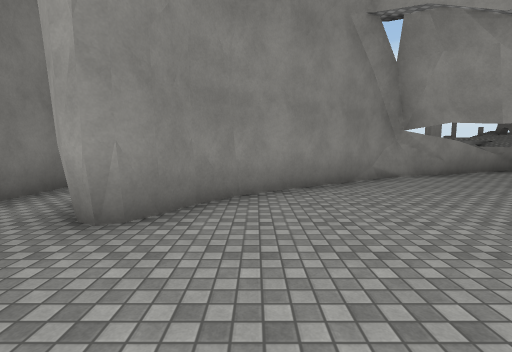
view 1 (above)

17 first-person views from a walk through a scene from a Unity 3-D project. The camera is 1.5 m above the floor, tilts 6° down and sees 85° across. The floor is counted in squares, 2 m on a side. Each view is taken from the middle of a square. On the plan, view 1 faces up. The plan holds only what a view shows up to about 10 squares ahead; the rest is blank. The place goes on beyond the plan. Surface patterns are stand-ins for the level's own textures.

view 2
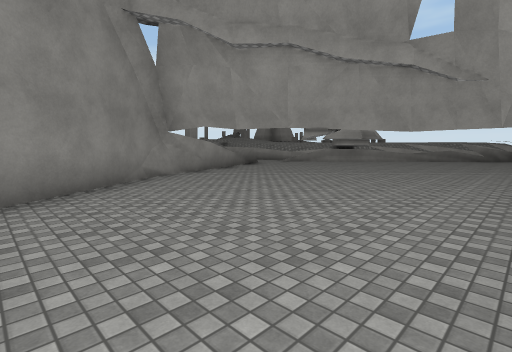

view 3
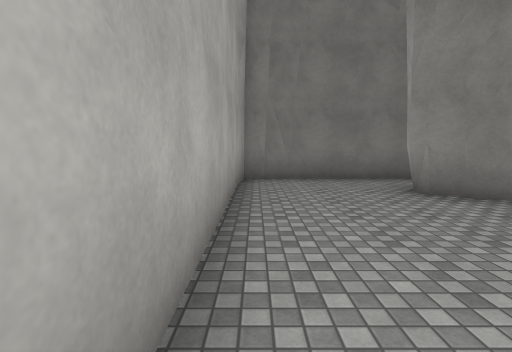

view 4
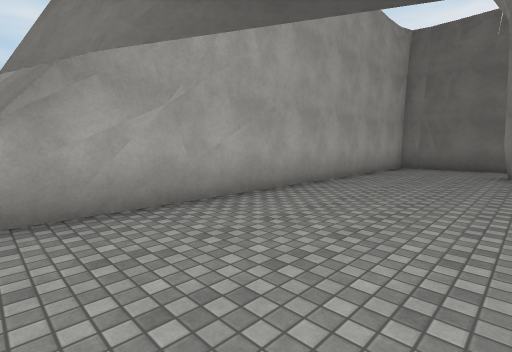

view 5
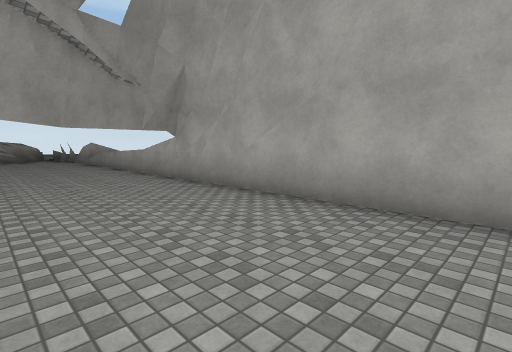

view 6
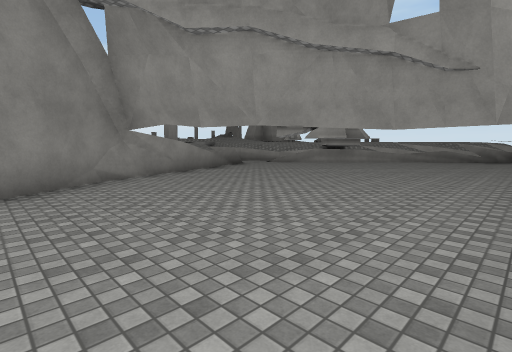

view 7
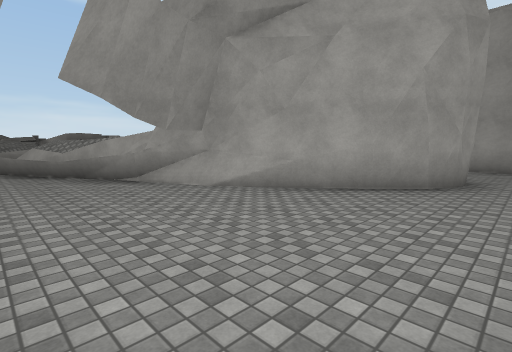

view 8
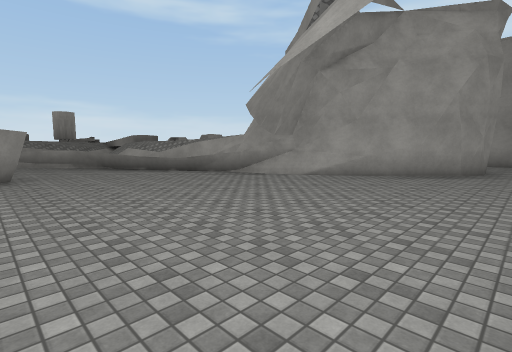

view 9
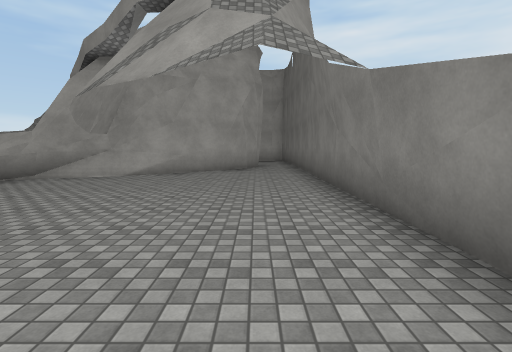

view 10
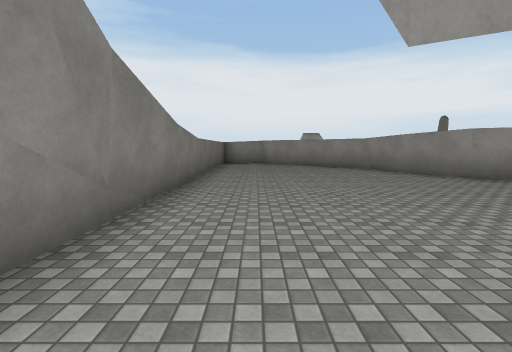

view 11
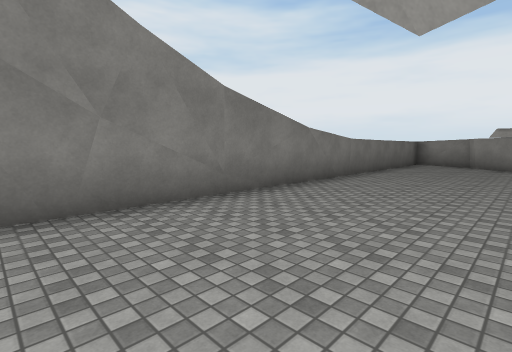

view 12
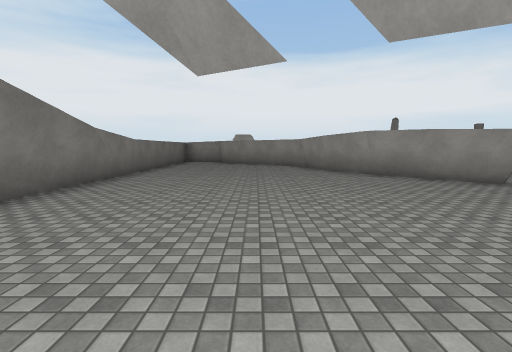

view 13
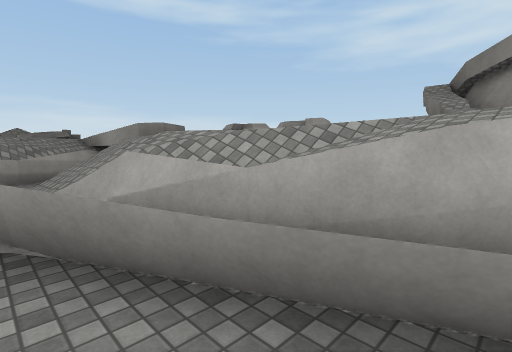

view 14
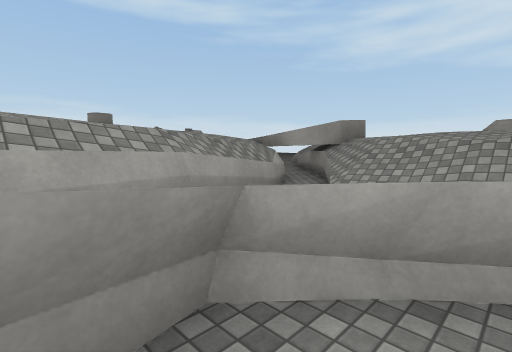

view 15
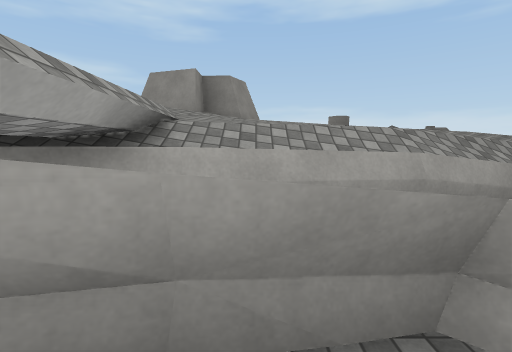

view 16
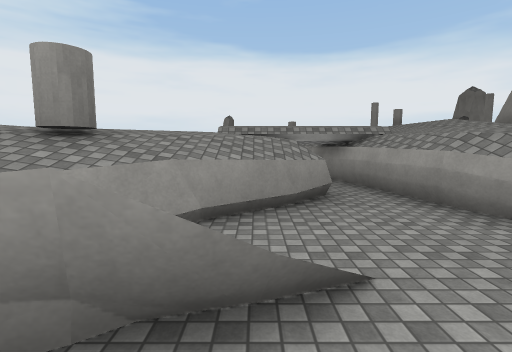

view 17
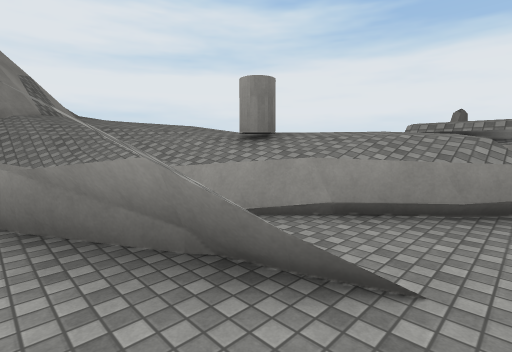

### Floor plan
Key: @ floor where view 1 was taken; # wall or solid block; . floor; = window, fence, low wall or low ledge; ^ raised ledge.
Columns run from 4 left of view 1 to 15 right of it. Each row starts with its distance up from view 1.
 20    #
 19 #  #
 18 #    ##
 17 #     #
 16 #     ##      #
 15 #      #      ^#
 14 # .....##     ##
 13 #.......##   .^^
 12 #......... ..^^^^
 11 #...........^^^^^
 10 #.........^^^^^^^^
  9 #.......^^^^^^^^^^^
  8 #......#^^^^...^^^^
  7 #.....####.......=#
  6 #....##..        #^^
  5 #..###....        ^^
  4 #.##.......
  3 #.##........
  2 #...........
  1 #...........
  0 #...@.......  ^^
 -1  ############^

Where each view was taken, in squares from view 1:
view 1: 0 up, 0 right, facing up
view 2: 0 up, 0 right, facing up-right
view 3: 0 up, 3 right, facing left
view 4: 3 up, 7 right, facing down-left
view 5: 3 up, 1 right, facing down-right
view 6: 0 up, 1 right, facing up-right
view 7: 10 up, 3 left, facing down-right
view 8: 13 up, 3 left, facing down-right
view 9: 14 up, 2 left, facing down
view 10: 8 up, 2 left, facing up
view 11: 8 up, 0 right, facing up-left
view 12: 7 up, 0 right, facing up
view 13: 10 up, 5 right, facing down-right
view 14: 13 up, 9 right, facing down-right
view 15: 13 up, 9 right, facing right
view 16: 8 up, 9 right, facing up
view 17: 8 up, 10 right, facing up-left
